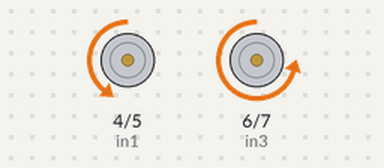
A sketch run on a simulated Arduino Uno, built with avr-gcc and run on an emulated ATmega328P. Parts: motor-driver pin pairs drawn as motors (green arrow = first pin HIGH = forward, orange = second pin HIGH = backward, longer = more drive, scaled by the enable pin). What the sketch prints to the serial monitor is not drawn.

Above: at 5.1 s.
At 24.3 s:
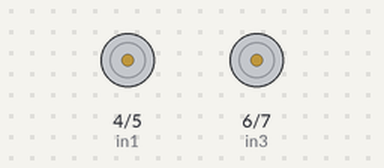
Timing chart, 0 to 25.8 s (numbered marks = the images above):
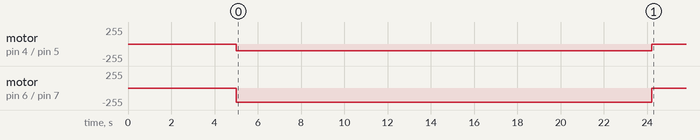

Measured:
- by itself, motor on pin 4 (in1) / pin 5 (in2): stopped → backward 98/255 at 5.0 s, → stopped 19.2 s later
- by itself, motor on pin 6 (in3) / pin 7 (in4): stopped → backward 216/255 at 5.0 s, → stopped 19.2 s later

The sketch:

control.ino
```cpp
#define enR 9
#define in1 4
#define in2 5
#define enL 10
#define in3 6
#define in4 7

int motorSpeedR = 0;
int motorSpeedL = 0;

//rectangle states
bool onLength = true;
bool isRotating = false;
int numTurns = 0;

//parallel states
bool turningIn = true;


//time control
float prevTime = -1;
float timeElapsed = 0;


void setup() {
  pinMode(enR, OUTPUT);
  pinMode(enL, OUTPUT);
  pinMode(in1, OUTPUT);
  pinMode(in2, OUTPUT);
  pinMode(in3, OUTPUT);
  pinMode(in4, OUTPUT);
  Serial.begin(9600);
  delay(5000);
}

void make_circle(float radius) {

  //Parameters and desired radius and speed
  float b = 0.135;                            //m
  float alpha = 80;                           //degrees rotating angle
  float dt = 0.7;                             //seconds
  float R = radius;                           //m desired radius of circular path
  float omega = alpha / dt * 2 * M_PI / 360;  //desired angular speed around the circle
  float v = omega * (R - 0.005);              //0.05 accounts for additional mass and friction not modeled in the equation

  float timePerLap = (M_PI * 2 * R)/v;
  if(prevTime == -1) {
    prevTime = millis();
  }

  //Calculating required speed of right and left motor
  float v_R = v + b / 2 * omega;
  float v_L = v - b / 2 * omega;

  int pwm_R = v_R * 437.36 - 100.03;
  int pwm_L = v_L * 437.36 - 100.03;
  Serial.println(pwm_R);
  Serial.println(pwm_L);
  if (pwm_R < 0) {
    pwm_R = 0;
  } else if (pwm_R > 255) {
    pwm_R = 255;
  }

  if(millis() - prevTime >= timePerLap*3000*2) {
    pwm_R = 0;
    pwm_L = 0;
  }

  int motorSpeedR = pwm_R;
  int motorSpeedL = pwm_L;
  // Set Motor R backward
  digitalWrite(in1, LOW);
  digitalWrite(in2, HIGH);
  // Set Motor L backward
  digitalWrite(in3, LOW);
  digitalWrite(in4, HIGH);

  analogWrite(enR, motorSpeedR);  // Send PWM signal to motor R
  analogWrite(enL, motorSpeedL);  // Send PWM signal to motor L
}


void make_rectangle(float length, float width) {
  float v = .2;
  float t_length = length/v;
  float t_width = width/v;

  if(prevTime != -1){
    timeElapsed += millis() - prevTime;
  }
  prevTime = millis();

  Serial.print("time elapsed ");
  Serial.println(timeElapsed);

  if(onLength){
    if(timeElapsed >= t_length * 1000){
      onLength = false;
      isRotating = true;
      timeElapsed = 0;
    }
  }
  else{
    if(timeElapsed >= t_width * 1000){
      onLength = true;
      isRotating = true;
      timeElapsed = 0;
    }
  }
  int motorSpeedR = 145;
  int motorSpeedL = 140;
  // Set Motor R backward
  digitalWrite(in1, LOW);
  digitalWrite(in2, HIGH);
  // Set Motor L backward
  digitalWrite(in3, LOW);
  digitalWrite(in4, HIGH);


  if(isRotating) {
    //   // Set Motor R backward
    // digitalWrite(in1, HIGH);
    // digitalWrite(in2, LOW);
    motorSpeedR = 64;
    motorSpeedL = 255;
    if(timeElapsed >= 1200*(length + width)/.8)
    {
    isRotating = false;
    timeElapsed = 0;
    numTurns += 1;
    }
  }

  if(numTurns == 12) {
    motorSpeedR = 0;
    motorSpeedL = 0;
  }


  analogWrite(enR, motorSpeedR);  // Send PWM signal to motor R
  analogWrite(enL, motorSpeedL);  // Send PWM signal to motor L
}

void make_parallel(bool isRight) {
  int slowMotor = 120;
  int fastMotor = 255;

  if(prevTime != -1){
    timeElapsed += millis() - prevTime;
  }
  prevTime = millis();
  int rightMotor;
  int leftMotor;

  if(turningIn) {
    if(isRight) {
      rightMotor = slowMotor;
      leftMotor = fastMotor;
    }
    else{
      rightMotor = fastMotor;
      leftMotor = slowMotor;
    }
    if(timeElapsed >= 1200) {
      timeElapsed = 0;
      turningIn = false;
    }
  }
  else{
    if(isRight) {
      rightMotor = fastMotor;
      leftMotor = slowMotor;
    }
    else{
      rightMotor = slowMotor;
      leftMotor = fastMotor;
    }
    if(timeElapsed >= 1000) {
      rightMotor = 0;
      leftMotor = 0;
    }
  }


  Serial.print("time elapsed ");
  Serial.println(timeElapsed);


  // Set Motor R backward
  digitalWrite(in1, HIGH);
  digitalWrite(in2, LOW);
  // Set Motor L backward
  digitalWrite(in3, HIGH);
  digitalWrite(in4, LOW);

  analogWrite(enR, rightMotor);  // Send PWM signal to motor R
  analogWrite(enL, leftMotor);  // Send PWM signal to motor L
}

void loop() {
  make_circle(.3);
  // make_rectangle(.2,.4);
  // make_parallel(false);
}
```
